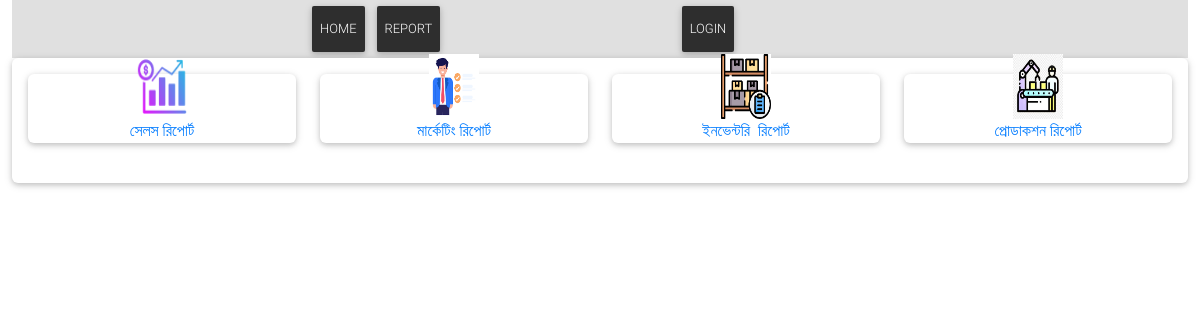
/report/, run on an earlier commit of the app's database.
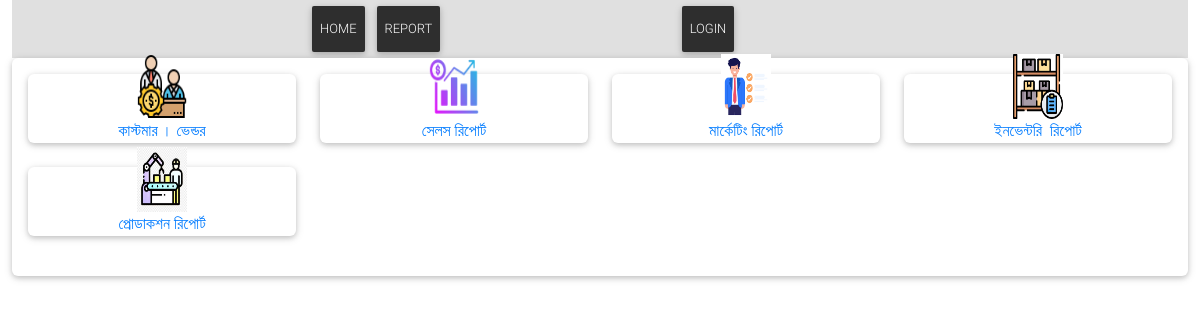
And on a later commit of the database.
### Report/models.py (models this page shows, shortened)
class Post(models.Model):
    title = models.CharField(max_length=200, unique=True)
    slug = models.SlugField(max_length=200, unique=True)
    author = models.ForeignKey(User, on_delete= models.CASCADE,related_name='blog_posts')
    updated_on = models.DateTimeField(auto_now= True)
    content = HTMLField() # Change This Line
    created_on = models.DateTimeField(auto_now_add=True)
    status = models.IntegerField(choices=STATUS, default=0)
    logo = models.ImageField(upload_to='reportlogo/', null=True, blank=True)
    class Meta:
        ordering = ['-created_on']

### Report/views.py (the view)
# urls.py: path('', views.post_list, name='post_list'),
def post_list(request):
    posts = Post.objects.filter(status=1).order_by('-created_on')
    return render(request, 'post_list.html', {'posts': posts})

### Report/templates/post_list.html
{% extends 'basereport.html' %}
{% load static %}
{% block content %}
<section class="section card mb-5">
    <div class="card-body">
        <div class="row">
            {% for post in posts %}
            <div class="col-xl-3 col-md-6 mb-xl-0 mb-4 pb-4">
        <div class="card card-cascade cascading-admin-card">
            <div class="admin-up text-center">
                {% if post.logo %}
                <img src="{{ post.logo.url }}" alt="{{ post.title }} Logo" width="50" height="65">
                {% endif %}
              <div class="data">
               <a href="{% url 'post_detail' post.slug %}">{{ post.title }}</a>
              </div>
            </div>
          </div>
        </div>
            {% empty %}
            <p>No posts available.</p>
            {% endfor %}
        </div>
</div>
</section>
{% endblock %}

### templates/basereport.html (shortened to what this page needs)
{% load static %}
<!DOCTYPE html>
<html>
<head>
  <link rel="stylesheet" href="https://use.fontawesome.com/releases/v5.8.2/css/all.css">
    <link href="{% static 'css/bootstrap.min.css' %}" rel="stylesheet">
    <link href="{% static 'css/dataTables.min.css' %}" rel="stylesheet">
    <link href="{% static 'css/jquery-ui.css' %}" rel="stylesheet">
    <link href="{% static 'css/mdb.min.css' %}" rel="stylesheet">
</head>
<body>
    <div class="container-fluid">
            <header class="d-flex flex-wrap align-items-center justify-content-center justify-content-lg-start bg-light">
              <div class="col-md-3 mb-2 mb-md-0">
                <a href="/" class="d-inline-flex link-body-emphasis text-decoration-none">
                  <svg class="bi" width="40" height="32" role="img" aria-label="Bootstrap"><use xlink:href="#bootstrap"></use></svg>
                </a>
              </div>
              <ul class="nav col-12 col-md-auto mb-2 justify-content-center mb-md-0">
                <li>  <a class='nav-link px-2 btn btn-elegant waves-effect waves-light' href="{% url 'home' %}">Home</a></li>
                <li>  <a class='nav-link px-2 btn btn-elegant waves-effect waves-light' href="{% url 'post_list' %}">report</a></li>
              </ul>
              <div class="col-md-3 text-end">
                 <a class='nav-link px-2 btn btn-elegant waves-effect waves-light' href="{% url 'admin:index' %}">Login</a>
              </div>
            </header>
        {% block content %}{% endblock %}
    </div>
</body>
</html>

### templates/basereport.html (style rules this page uses)
.cascading-admin-card .admin-up { margin-left: 4%; margin-right: 4%; margin-top: -1.25rem; }

What changed in the data, as far as the page shows it:
added Post: logo (picture), title "কাস্টমার । ভেন্ডর"
